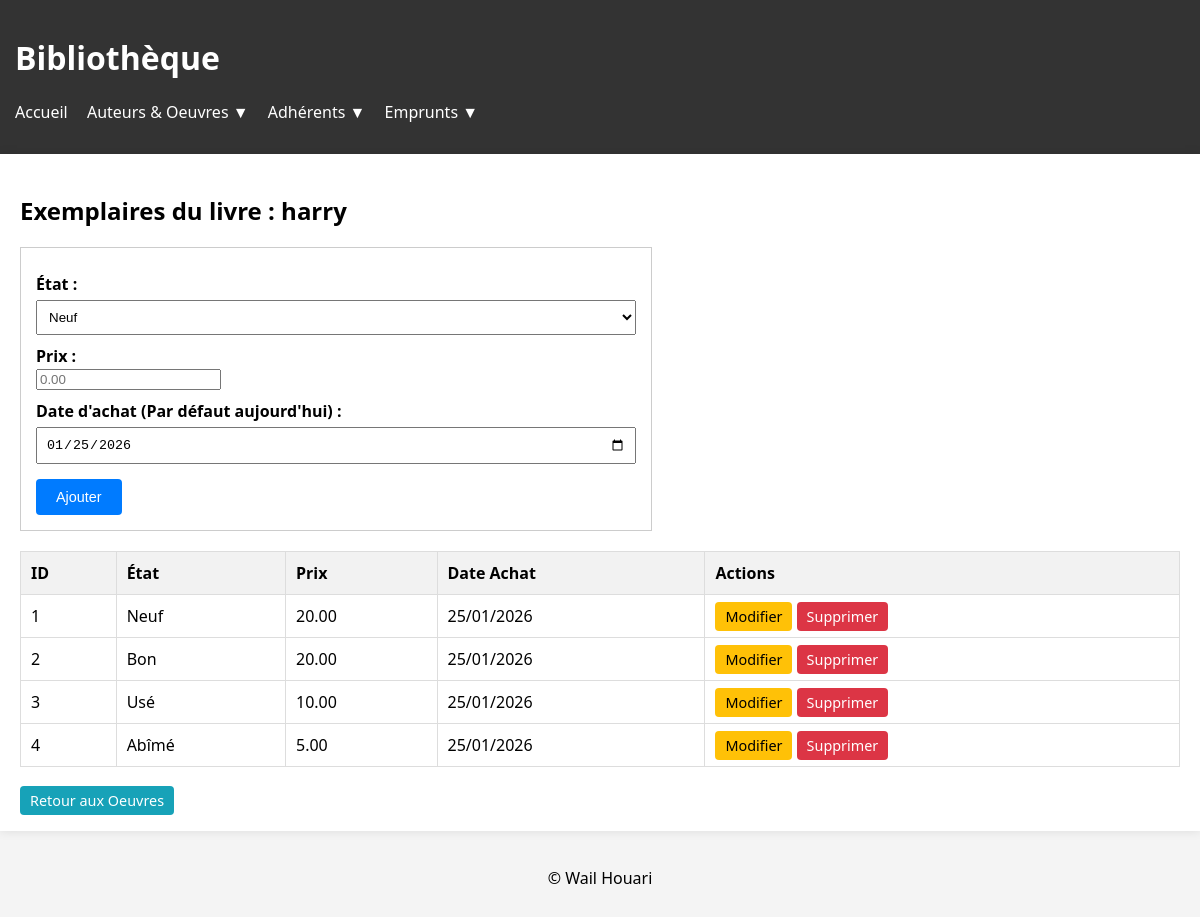
Page /exemplaires.php?id=1 on the committed database.
### tables this page shows
CREATE TABLE `oeuvres` (
  `id` int(11) NOT NULL,
  `titre` varchar(255) NOT NULL,
  `date_parution` int(4) DEFAULT NULL,
  `auteur_id` int(11) DEFAULT NULL
);

CREATE TABLE `exemplaires` (
  `id` int(11) NOT NULL,
  `oeuvre_id` int(11) NOT NULL,
  `etat` varchar(50) DEFAULT 'Bon',
  `prix` decimal(10,2) NOT NULL,
  `date_achat` date NOT NULL
);

### Exemplaires.php (the view, shortened to what this page needs)
<?php
include "includes/db.php";
include "includes/header.php";
$oeuvre_id = isset($_GET['id']) ? (int)$_GET['id'] : 0;
$info = mysqli_fetch_assoc(mysqli_query($conn, "SELECT titre FROM oeuvres WHERE id=$oeuvre_id"));
?>
<h2>Exemplaires du livre : <?php echo htmlspecialchars($info['titre']); ?></h2>
<form method="post" style="border:1px solid #ccc; padding:15px; margin-bottom:20px;">
    <label>État :</label>
    <select name="etat">
        <option value="Neuf">Neuf</option>
    </select>
    <label>Prix :</label>
    <input type="number" step="0.01" name="prix" required placeholder="0.00">
    <label>Date d'achat (Par défaut aujourd'hui) :</label>
    <input type="date" name="date_achat" value="<?php echo date('Y-m-d'); ?>" required>
    <input type="submit" name="add_ex" value="Ajouter" class="btn btn-add">
</form>
<table>
    <thead>
        <tr>
            <th>ID</th>
            <th>État</th>
            <th>Prix</th>
            <th>Date Achat</th>
            <th>Actions</th>
        </tr>
    </thead>
    <tbody>
        <?php
        $res = mysqli_query($conn, "SELECT * FROM exemplaires WHERE oeuvre_id=$oeuvre_id");
        while ($r = mysqli_fetch_assoc($res)) {
            $date_fmt = date("d/m/Y", strtotime($r['date_achat']));
            echo "<tr>
                <td>{$r['id']}</td>
                <td>{$r['etat']}</td>
                <td>{$r['prix']}</td>
                <td>{$date_fmt}</td>
                <td>
                    <a href='modifier_exemplaire.php?id={$r['id']}&oid=$oeuvre_id' class='btn btn-edit'>Modifier</a>
                    <a href='exemplaires.php?id=$oeuvre_id&del={$r['id']}' class='btn btn-delete' onclick='return confirm(\"Supprimer ?\")'>Supprimer</a>
                </td>
            </tr>";
        }
        ?>
    </tbody>
</table>
<br><a href="oeuvres.php" class="btn btn-info">Retour aux Oeuvres</a>
<?php include "includes/footer.php"; ?>

### assets/css/style.css (style rules this page uses)
body { font-family: 'Segoe UI', Tahoma, Geneva, Verdana, sans-serif; background-color: #f4f4f4; margin: 0; }
table { width: 100%; border-collapse: collapse; margin-top: 20px; }
th, td { border: 1px solid #ddd; padding: 10px; text-align: left; }
th { background-color: #f2f2f2; }
.btn { padding: 5px 10px; text-decoration: none; color: white; border-radius: 4px; font-size: 0.9em; cursor: pointer; }
.btn-add { background-color: #28a745; }
.btn-edit { background-color: #ffc107; color: black; }
.btn-delete { background-color: #dc3545; }
.btn-info { background-color: #17a2b8; }
form { margin-top: 20px; max-width: 600px; }
label { display: block; margin-top: 10px; font-weight: bold; }
input[type="text"], input[type="date"], select, textarea { width: 100%; padding: 8px; margin-top: 5px; box-sizing: border-box; }
input[type="submit"] { margin-top: 15px; padding: 10px 20px; background-color: #007bff; color: white; border: none; cursor: pointer; }

### rows in the picture
oeuvres: titre "harry"
exemplaires: id "1", etat "Neuf", prix "20.00", date_achat "25/01/2026"
exemplaires: id "2", etat "Bon", prix "20.00", date_achat "25/01/2026"
exemplaires: id "3", etat "Usé", prix "10.00", date_achat "25/01/2026"
exemplaires: id "4", etat "Abîmé", prix "5.00", date_achat "25/01/2026"
